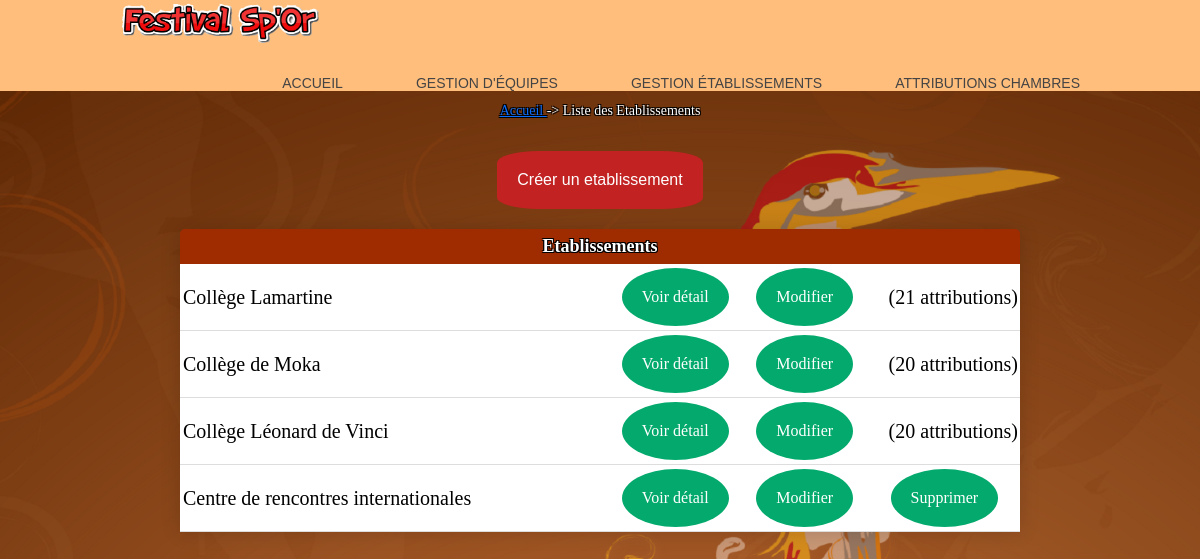
The app's page /listeEtablissements.php with its own data.
### tables this page shows
create table Etablissement 
(
	id char(8) not null, 
	nom varchar(45) not null,
	adresseRue varchar(45) not null, 
	codePostal char(5) not null, 
	ville varchar(35) not null,
	tel varchar(13) not null,
	adresseElectronique varchar(70), 
	type integer(1) not null,
	civiliteResponsable varchar(12) not null,
	nomResponsable varchar(25) not null,
	prenomResponsable varchar(25),
	nombreChambresOffertes integer,
	constraint pk_Etablissement primary key(id)
);

### _gestionBase.inc.php (called while the page is built, shortened)
<?php
   $hote="localhost";
   $login="root";
   $mdp="";
   try{
      $connexion = new PDO("mysql:host=$hote;dbname=festival", $login, $mdp);
      $connexion->exec("set names utf8");
      return $connexion;
   }
   catch(PDOException $e){
      echo "Erreur :" . $e->getMessage();
      die();
   }
function obtenirReqEtablissements()
{
   $req="SELECT id, nom from Etablissement order by id";
   return $req;
}
function existeAttributionsEtab($connexion, $id)
{
   $req="SELECT * From Attribution where idEtab='$id'";
   $rsAttrib=$connexion->query($req);
   return $rsAttrib->fetchAll();
}
function obtenirNbOccup($connexion, $idEtab)
{
   $req="SELECT IFNULL(sum(nombreChambres), 0) as totalChambresOccup from
        Attribution where idEtab='$idEtab'";
   $rsOccup=$connexion->query($req);
   $lgOccup=$rsOccup->fetchAll();
   foreach ($lgOccup as $row) {
      return $row["totalChambresOccup"];
   }
}
?>

### listeEtablissements.php (the view, shortened to what this page needs)
<?php
include("_debut.inc.php");
include("_gestionBase.inc.php");
echo "
<br>
<p align='center' class='textArianne'><a  href = 'index.php'> Accueil </a> -> Liste des Etablissements</p>
<br>
";
echo "
   <p align='center'><a class='buttonCréa' href='creationEtablissement.php?action=demanderCreEtab'>
   Créer un etablissement</a></p>
<table width='70%' cellspacing='0' cellpadding='0' align='center'
class='content-table'>
   <thead>
   <tr>
      <th colspan='4'>Etablissements</th>
   </tr>
   </thead>
   ";
   $req=obtenirReqEtablissements();
   $rsEtab=$connexion->query($req);
   $lgEtab=$rsEtab->fetchAll();
   while ($lgEtab!=FALSE)
   {
      foreach ($lgEtab as $row){
      $id=$row['id'];
      $nom=$row['nom'];
      echo "
      <tbody>
		<tr>
         <td width='52%'>$nom</td>
         <td width='16%' align='center'>
         <a class='buttonTab' href='detailEtablissement.php?id=$id'>
         Voir détail</a></td>
         <td width='16%' align='center'>
         <a class='buttonTab' href='modificationEtablissement.php?action=demanderModifEtab&amp;id=$id'>
         Modifier</a></td>";
			if (!existeAttributionsEtab($connexion, $id))
			{
            echo "
            <td width='16%' align='center'>
            <a class='buttonTab' href='suppressionEtablissement.php?action=demanderSupprEtab&amp;id=$id'>
            Supprimer</a></td>";
         }
         else
         {
              $résulte=obtenirNbOccup($connexion,$row['id']);
            echo "
            <td width='16%'>($résulte attributions) </td>";
			}
			echo "
      </tr>";
      $lgEtab=$rsEtab->fetchAll();
      }
   }
   echo "
  </tbody>
</table>";
?>

### css/cssGeneral.css (style rules this page uses)
.buttonCréa { background-color: #c22222; border: none; color: rgb(255, 255, 255); padding: 20px; text-align: center; text-decoration: none; display: inline-block; font-size: 16px; margin: 4px 2px; border-radius: 20%; }
.buttonTab { background-color: #04AA6D; border: none; color: white; padding: 20px; text-align: center; text-decoration: none; display: inline-block; font-size: 16px; margin: 4px 2px; border-radius: 50%; }
.basePage { color:black; font:11px Arial, Helvetica, sans-serif; }
.textArianne { color:#FFFFFF; font:14px Georgia, "Times New Roman", Times, serif; text-shadow: -1px -1px 0 #000, 1px -1px 0 #000, -1px 1px 0 #000, 1px 1px 0 #000; }
td,tr { text-align: left; font:11px Arial, Helvetica, sans-serif; }
.content-table { border-radius: 5px 5px 0 0; overflow: hidden; box-shadow: 0 0 20px rgba(0, 0, 0, 0.15); }
.content-table thead tr { height:35px; font:18px Georgia, "Times New Roman", Times, serif; text-shadow: -1px -1px 0 #000, 1px -1px 0 #000, -1px 1px 0 #000, 1px 1px 0 #000; text-align:center; background-color: #9F2B00; color: #ffffff; }
.content-table td { background-color:#ffffff; height:30px; text-align:left; color:#000; font:20px Georgia, "Times New Roman", Times, serif; padding-left:3px; }
.content-table tbody tr { border-bottom: 1px solid #dddddd; }

### css/fond.css (style rules this page uses)
body { background-image: url("../images/fond4.PNG"); background-size: cover; background-repeat: no-repeat; background-attachment: fixed; }

### records on screen
etablissement: nom "Collège Lamartine", résulte "21"
etablissement: nom "Collège de Moka", résulte "20"
etablissement: nom "Collège Léonard de Vinci", résulte "20"
etablissement: nom "Centre de rencontres internationales"
